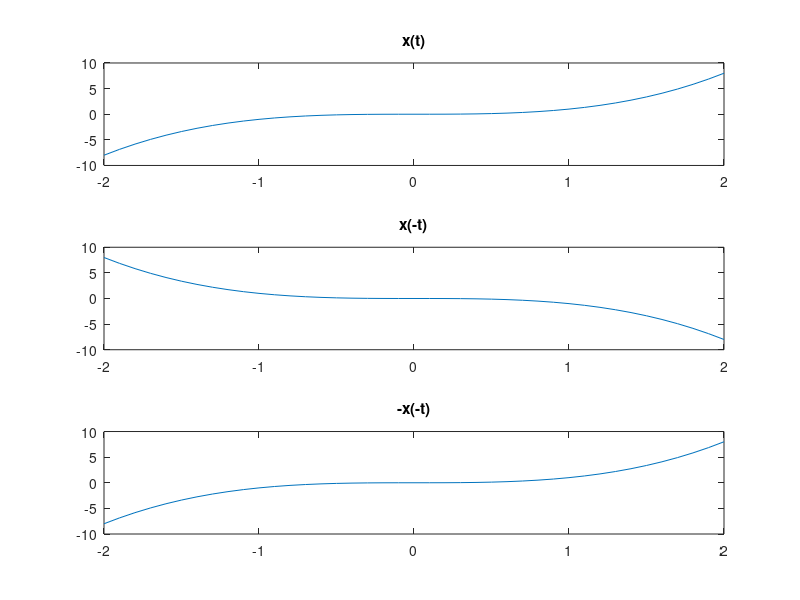

Reproduce this figure in MATLAB.

clc;
clear;
close all;

R=3

% a : t^R

t=-2:.1:2                        %interval
x_t= t.^3                        %x(t)=t^R
x_neg_t = flip(x_t)          %-x(t)
neg_x_neg_t=flip(-x_t)   %-x(-t)

% if (x(t)=x(-t)) 
%   even
% else if (x(t)=-x(-t))
%   odd
% else
%   not even and odd

% SO OUR PART 1 IS ODD

% orignal signal x(t)
subplot(311)
plot(t,x_t);
title('x(t)');

%invert on time axis x(-t)
subplot(312)
plot(t,flip(x_t))
title('x(-t)');

%invert on time axis and amp.axis -x(-t)
subplot(313)
plot(t,flip(-x_t))
title('-x(-t)');
